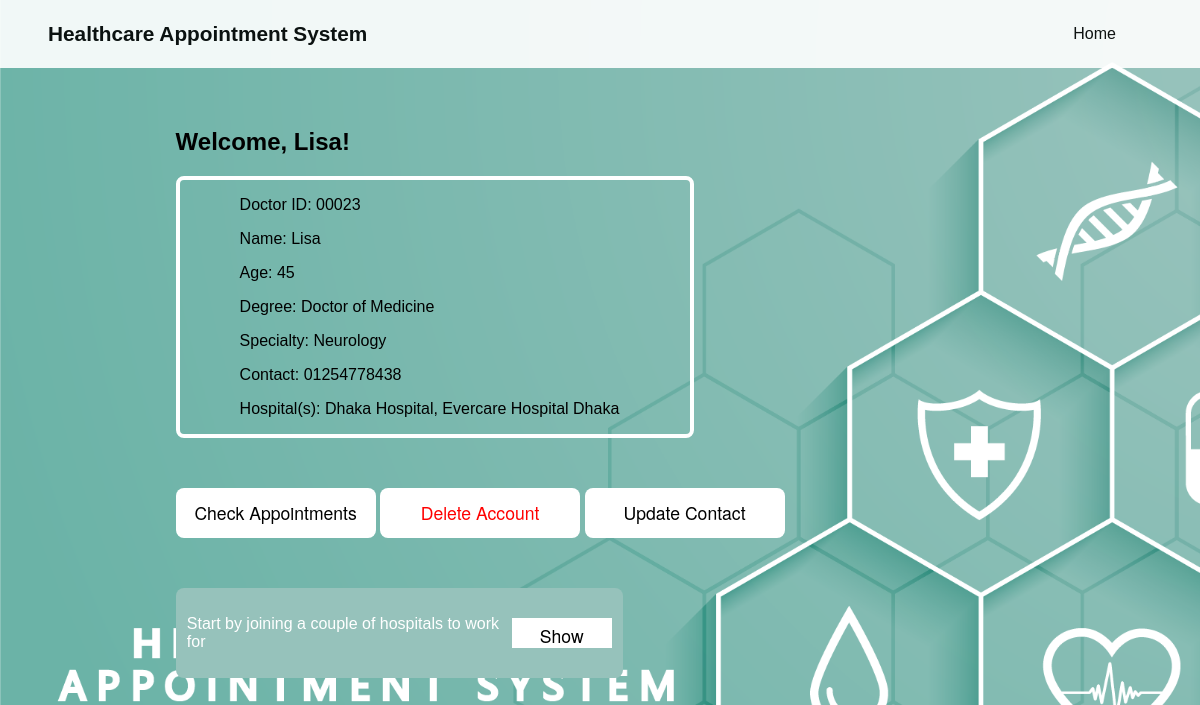
/doctor_details.php (signed in), run on the app's committed database.
### tables this page shows
CREATE TABLE `doctor` (
  `id` int(5) UNSIGNED ZEROFILL NOT NULL,
  `name` varchar(30) NOT NULL,
  `age` int(11) NOT NULL,
  `degree` varchar(60) NOT NULL,
  `specialization` varchar(60) NOT NULL,
  `contact` varchar(11) NOT NULL,
  `slot` int(11) NOT NULL,
  `start_time` time NOT NULL,
  `end_time` time NOT NULL,
  `password` varchar(30) NOT NULL
);

### doctor_details.php (the view, shortened to what this page needs)
<?php
    require_once("php_scripts/connect.php");
    $id = $_SESSION["id"];
    $query = "SELECT id, name, age, degree, specialization, contact FROM doctor WHERE id = $id";
    $hospitals = array();
    $hospitalQuery = "SELECT hospital_name FROM doctor_works_at WHERE doctor_id = $id";
    $hospitalResult = $conn->query($hospitalQuery);
    while ($hospitalRow = $hospitalResult->fetch_assoc()) {
        $hospitals[] = $hospitalRow['hospital_name'];
    }
    $result = $conn->query($query);
    if ($result->num_rows == 1) {
        $row = $result->fetch_assoc();
        $doctorId = $row["id"];
        $doctorName = $row["name"];
        $age = $row['age'];
        $degree = $row['degree'];
        $spec = $row["specialization"];
        $contact = $row["contact"];
    }
?>
<!DOCTYPE html>
<html lang="en">
<head>
    <link rel="stylesheet" href="styles/main_style.css">
    <link rel="stylesheet" href="styles/details.css">
    <link rel="stylesheet" href="styles/docdet.css">
</head>
<body>
    <div class="container">
    <div class="main-content">
            <header class="header-main">
                <div class="wrapper">
                    <section class="logo">
                        <h1 class="header-title">Healthcare Appointment System</h1>
                    </section>
                    <nav class="nav-horizontal" id="topnav">
                        <a href="index.php">Home</a>
                    </nav>
                </div>
            </header>
            <main>
                <div class="wrapbox">
                    <article class="article-one">
                        <header>
                            <h2>Welcome, <?php echo $doctorName; ?>!</h2>
                            <div class="patient">
                                <div class="piece">
                                    <p>Doctor ID: <?php echo $doctorId; ?></p>
                                </div>
                                <div class="piece">
                                    <p>Name: <?php echo $doctorName; ?></p>
                                </div>
                                <div class="piece">
                                    <p>Age: <?php echo $age; ?></p>
                                </div>
                                <div class="piece">
                                    <p>Degree: <?php echo $degree; ?></p>
                                </div>
                                <div class="piece">
                                    <p>Specialty: <?php echo $spec; ?></p>
                                </div>
                                <div class="piece">
                                    <p>Contact: <?php echo $contact; ?></p>
                                </div>
                                <div class="piece">
                                    <?php if (!empty($hospitals)) { ?>
                                        <p>Hospital(s): <?php echo implode(', ', $hospitals); ?></p>
                                    <?php } else { ?>
                                        <p>Hospitals: None</p>
                                    <?php } ?>
                                </div>
                            </div>
                            <a href="check_doctor_appointments.php"><button type="button" id="app">Check Appointments</button></a>
                            <a href="php_scripts/delete_doctor.php"><button style="color: red;" type="button" id="app">Delete Account</button></a>
                            <a href="#"><button type="button" id="showButton" onclick="showForm()">Update Contact</button></a>
                            <div class="showf">
                                <p style="color: white;">Start by joining a couple of hospitals to work for</p>
                                <a><button type="button" id="showform" onclick="showhospitalform()">Show</button></a>
                            </div>
                        </header>
                    </article>
                </div>
            </main>
        </div>
    </div>
</body>
</html>

### styles/main_style.css (style rules this page uses)
body { padding-top: 50px; font-family: 'Montserrat', sans-serif; background-image: url(../assets/26363.png); background-size: cover; background-attachment: fixed; }
.nav-horizontal { display: flex; align-items: center; padding: 20px; }
.nav-horizontal a { color: black; padding: 0px 1rem; text-decoration: none; }
.header-main { position: absolute; top: 0; left: 0; right: 0; transition: background-color 0.5s ease; }
#topnav a { display: inline-block; padding: 0.3rem 0.5rem; background-color: rgb(255, 255, 255); border-radius: 4px; color: black; text-decoration: none; margin-right: 8px; transition: background-color 0.5s ease, box-shadow 0.5s ease, color 0.5s ease; }
.wrapper { max-width: 1400px; padding: 0px 4vw; margin: 0px auto; }
.wrapbox { border-radius: 8px; width: 80%; margin-top: 70px; margin-left: 70px; padding: 2rem; }
.logo { display: flex; align-items: center; vertical-align:top; }
.logo h1 { font-size: 1.3rem; margin: 0px; }
.header-main .wrapper { display: flex; justify-content: space-between; align-items: center; flex-wrap: wrap; }
.main-content { margin-bottom: 100px; }
.article-one header { padding: 2rem 8vw 6rem; }
.formsubmit, .article-one button { background-color: rgb(255, 255, 255); height: 50px; width: 200px; display: block; border: none; border-radius: 8px; margin: 0px auto; margin-top: 30px; overflow: hidden; position: relative; transition: background-color 0.5s ease, box-shadow 0.5s ease; font-family: "Helvetica Neue", Arial, sans-serif; font-size: 1.1rem; }
.article-one button { margin-top: 0%; display:inline-block; }

### styles/details.css (style rules this page uses)
.article-one { width: 80%; }
.article-one .patient { border: 4px solid white; border-radius: 8px; }
.article-one .patient .piece { margin-left: 60px; }
#app { margin-top: 50px; }
.wrapbox { margin-top: 20px; padding: 0.1rem; }
h2 { margin-top: 1rem; }

### styles/docdet.css (style rules this page uses)
.article-one { width: 110%; }
.article-one .patient { width: 60%; }
.showf { display: flex; justify-content: center; align-items: center; padding:0.7rem; width:50%; background-color: rgb(150, 194, 187); border-radius: 8px; margin-bottom: 20px; }
.showf button { margin-left: 10px; padding: 5px 10px; width: 100px; height: 30px; border-radius:0px; }

### data on the page
doctor: name "Lisa", id "00023", age "45", degree "Doctor of Medicine", specialization "Neurology", contact "01254778438"

### other printed values
implode(', ', $hospitals) "Dhaka Hospital, Evercare Hospital Dhaka"
